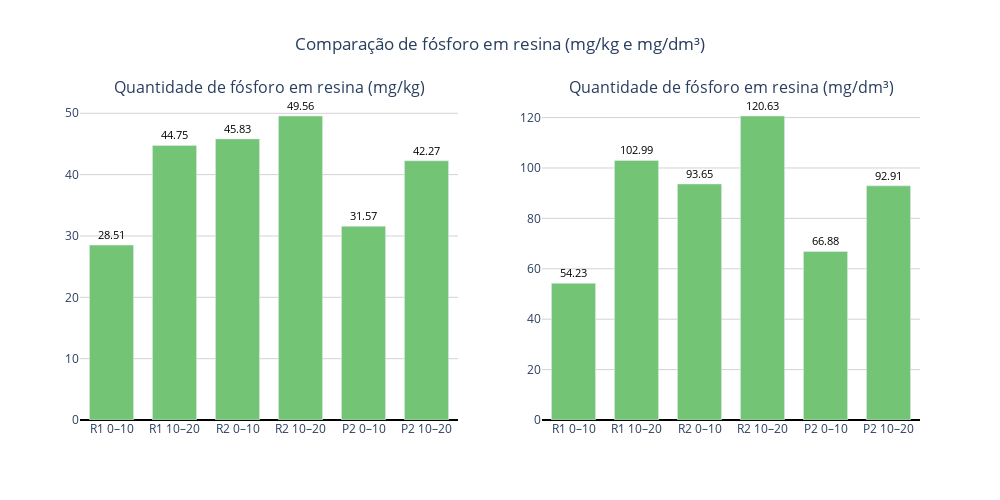

The notebook cell this image was saved under:
### Code cell
import plotly.graph_objects as go
from plotly.subplots import make_subplots

# --- Função auxiliar de cores ---
def colors_for(valores):
    return ['#74c476' if v >= 0 else '#d9d9d9' for v in valores]

# --- Subplots lado a lado ---
fig = make_subplots(rows=1, cols=2, subplot_titles=[
    'Quantidade de fósforo em resina (mg/kg)',
    'Quantidade de fósforo em resina (mg/dm³)'
])

# --- Gráfico 1: mg/kg ---
colors1 = colors_for(valores_mgkg)
fig.add_trace(
    go.Bar(
        x=labels,
        y=valores_mgkg,
        text=[f'{v:.2f}' if v >= 0 else 'Não mensurável' for v in valores_mgkg],
        textposition=['outside' if v >= 0 else 'inside' for v in valores_mgkg],
        textfont=dict(size=11, color=['black' if v >= 0 else 'white' for v in valores_mgkg]),
        marker_color=colors1,
        name='mg/kg'
    ),
    row=1, col=1
)

# --- Gráfico 2: mg/dm³ ---
colors2 = colors_for(valores_mg_dm3)
fig.add_trace(
    go.Bar(
        x=labels,
        y=valores_mg_dm3,
        text=[f'{v:.2f}' if v >= 0 else 'Não mensurável' for v in valores_mg_dm3],
        textposition=['outside' if v >= 0 else 'inside' for v in valores_mg_dm3],
        textfont=dict(size=11, color=['black' if v >= 0 else 'white' for v in valores_mg_dm3]),
        marker_color=colors2,
        name='mg/dm³'
    ),
    row=1, col=2
)

# --- Layout geral ---
fig.update_layout(
    height=500,
    width=1000,
    showlegend=False,
    title_text="Comparação de fósforo em resina (mg/kg e mg/dm³)",
    title_x=0.5,
    bargap=0.3,
    plot_bgcolor='white',
    font=dict(size=12)
)

# Linhas de referência no zero
fig.update_yaxes(showgrid=True, gridcolor='lightgray', zeroline=True, zerolinecolor='black')

fig.show()

### Figure 1 — Plotly figure (JSON) as saved in the notebook; plotly's stock layout.template omitted (floating-point values rounded to 4 significant figures)
{"data": [{"marker": {"color": ["#74c476", "#74c476", "#74c476", "#74c476", "#74c476", "#74c476"]}, "name": "mg/kg", "text": ["28.51", "44.75", "45.83", "49.56", "31.57", "42.27"], "textfont": {"color": ["black", "black", "black", "black", "black", "black"], "size": 11}, "textposition": ["outside", "outside", "outside", "outside", "outside", "outside"], "type": "bar", "x": ["R1 0–10", "R1 10–20", "R2 0–10", "R2 10–20", "P2 0–10", "P2 10–20"], "xaxis": "x", "y": [28.51, 44.75, 45.83, 49.56, 31.57, 42.27], "yaxis": "y"}, {"marker": {"color": ["#74c476", "#74c476", "#74c476", "#74c476", "#74c476", "#74c476"]}, "name": "mg/dm³", "text": ["54.23", "102.99", "93.65", "120.63", "66.88", "92.91"], "textfont": {"color": ["black", "black", "black", "black", "black", "black"], "size": 11}, "textposition": ["outside", "outside", "outside", "outside", "outside", "outside"], "type": "bar", "x": ["R1 0–10", "R1 10–20", "R2 0–10", "R2 10–20", "P2 0–10", "P2 10–20"], "xaxis": "x2", "y": [54.23, 103.0, 93.65, 120.6, 66.88, 92.91], "yaxis": "y2"}], "layout": {"annotations": [{"font": {"size": 16}, "showarrow": false, "text": "Quantidade de fósforo em resina (mg/kg)", "x": 0.225, "xanchor": "center", "xref": "paper", "y": 1, "yanchor": "bottom", "yref": "paper"}, {"font": {"size": 16}, "showarrow": false, "text": "Quantidade de fósforo em resina (mg/dm³)", "x": 0.775, "xanchor": "center", "xref": "paper", "y": 1, "yanchor": "bottom", "yref": "paper"}], "bargap": 0.3, "font": {"size": 12}, "height": 500, "plot_bgcolor": "white", "showlegend": false, "title": {"text": "Comparação de fósforo em resina (mg/kg e mg/dm³)", "x": 0.5}, "width": 1000, "xaxis": {"anchor": "y", "domain": [0, 0.45]}, "xaxis2": {"anchor": "y2", "domain": [0.55, 1]}, "yaxis": {"anchor": "x", "domain": [0, 1], "gridcolor": "lightgray", "showgrid": true, "zeroline": true, "zerolinecolor": "black"}, "yaxis2": {"anchor": "x2", "domain": [0, 1], "gridcolor": "lightgray", "showgrid": true, "zeroline": true, "zerolinecolor": "black"}}}
